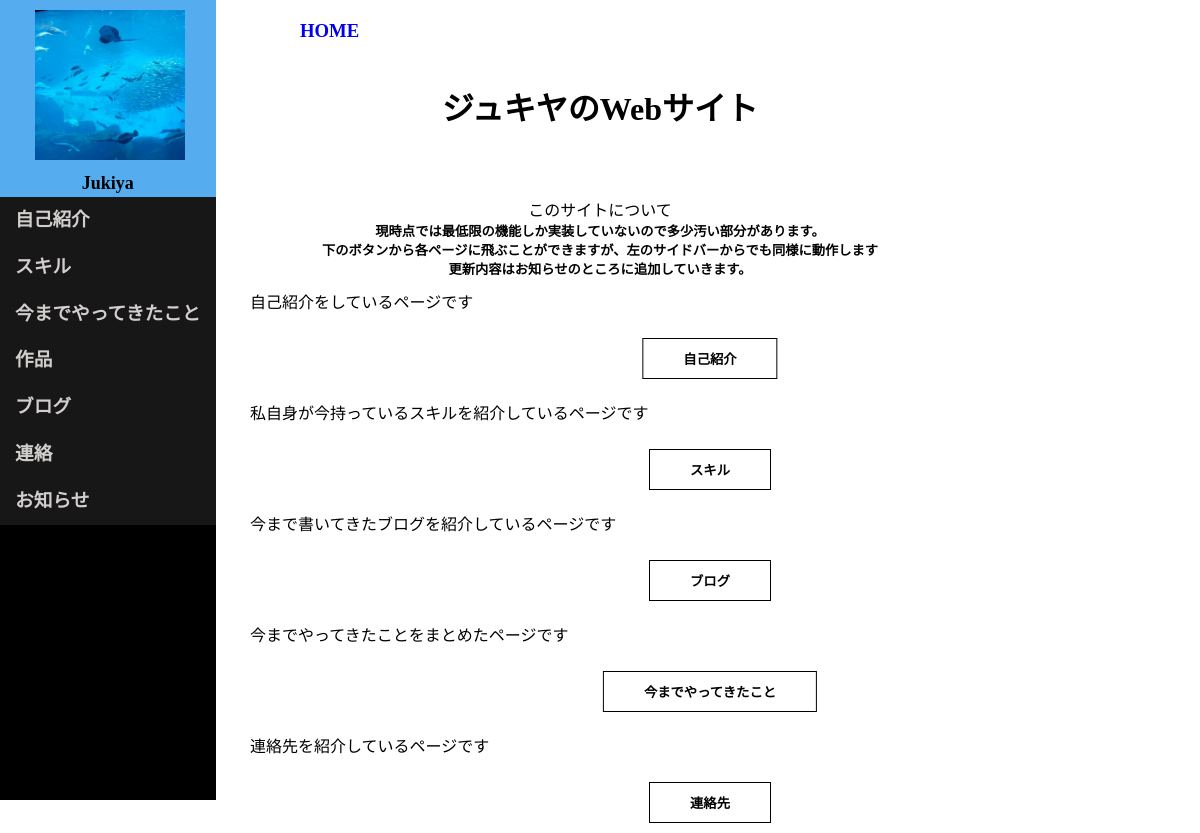
The app's page /, older data.
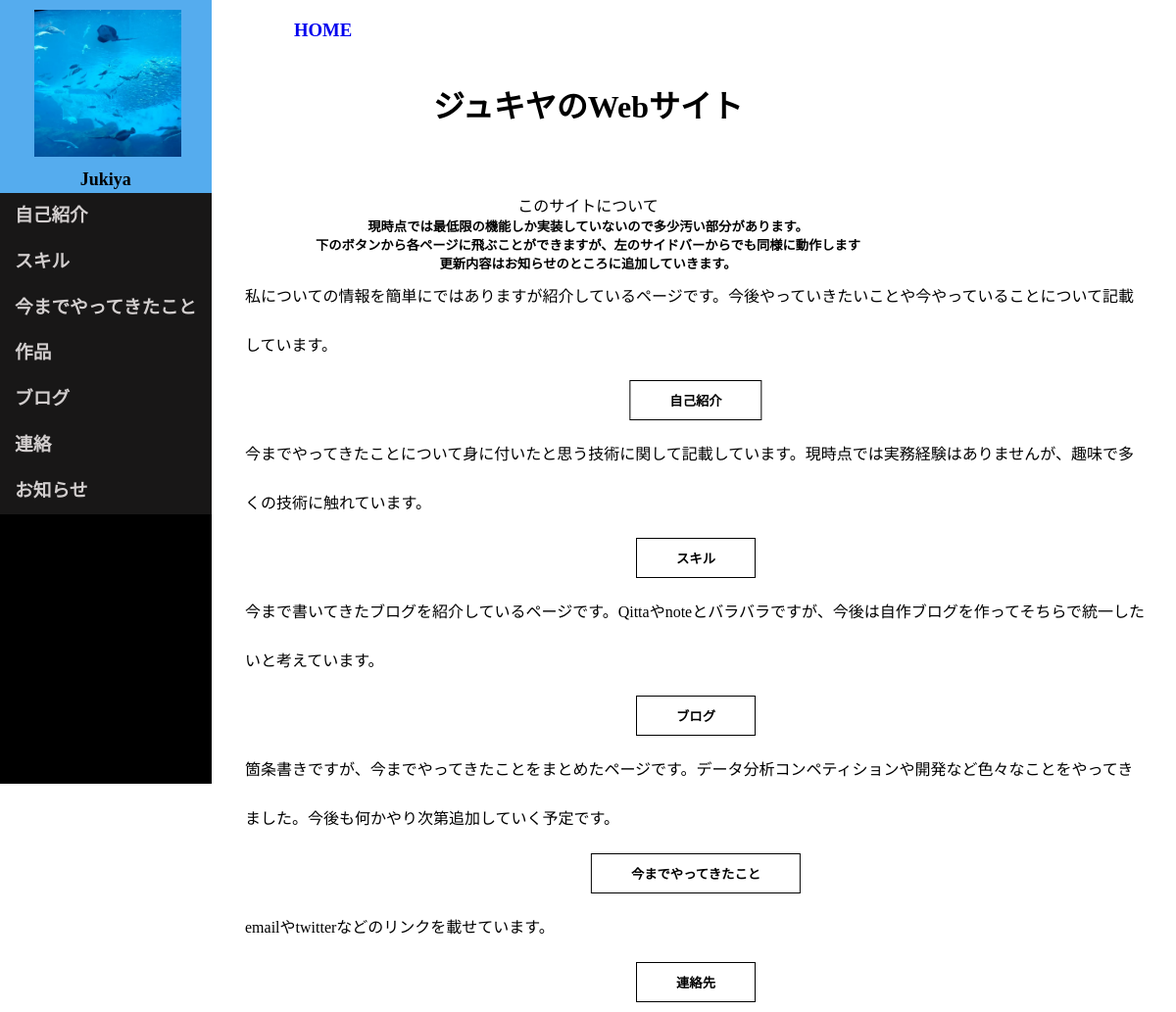
The same page, newer data.
### myapp/models.py (models this page shows)
class IntroductionModel(models.Model):
    summary = models.TextField(max_length=300, blank=True)
    script = models.CharField(max_length=300, blank=True, null=True)
    name = models.TextField(max_length=200, blank=True)

### myapp/views.py (the view)
# urls.py: path("", views.IndexView.as_view(), name="home"),
class IndexView(View):
    def get(self, request, *args, **kwargs):
        introduction = IntroductionModel.objects.all()
        return render(request, "myapp/main.html", {"introduction_data":introduction})

### myapp/templates/myapp/main.html (shortened to what this page needs)
<!DOCTYPE html>
{% load static %}
<html lang="en">
    <head>
        <link rel="stylesheet" type="text/css" href="{% static 'css/style.css' %}">
        <div class="header">
            <div class="profile">
                <img src="/media/img/upload/my_favorite_photo.jpg" alt="profile_icon" width="150" height="150">
                <h1 font color="black">Jukiya</h1>
            </div>
            <div class="page_link">
                <h3 id="introduction">自己紹介</h3>
                <h3 id="skill">スキル</h3>
                <h3 id="experience">今までやってきたこと</h3>
                <h3 id="works">作品</h3>
                <h3 id="blog">ブログ</h3>
                <h3 id="contact">連絡</h3>
                <h3 id="news">お知らせ</h3>
            </div>
        </div>
    </head>
    <body>
        <div class="title">
            <a href="{% url 'myapp:home' %}">
                <h3>HOME</h3>
            </a>
            <h1>ジュキヤのWebサイト</h1>
            <div class="news">
                <p>このサイトについて</p>
                <h5>現時点では最低限の機能しか実装していないので多少汚い部分があります。</h5>
                <h5>下のボタンから各ページに飛ぶことができますが、左のサイドバーからでも同様に動作します</h5>
                <h5>更新内容はお知らせのところに追加していきます。</h5>
            </div>
        </div>
        <ul class="main" style="list-style-type: disc">
            <div class="introduction_content" , id="aboutmecontent">
                {% for intro in introduction_data %}
                <li><p>{{ intro.summary | linebreaks }}</p></li>
                <li><Button id="{{intro.name}}">{{intro.name}}</Button></li>
                {% endfor %}
            </div>
        </ul>
    </body>
</html>

Row changes from the older to the newer data that the page shows:
changed IntroductionModel "自己紹介": summary "自己紹介をしているページです" → "私についての情報を簡単にではありますが紹介しているページです。今後やっていきたいことや今やっていることについて記載しています。"
changed IntroductionModel "スキル": summary "私自身が今持っているスキルを紹介しているページです" → "今までやってきたことについて身に付いたと思う技術に関して記載しています。現時点では実務経験はありませんが、趣味で多くの技術に触れています。"
changed IntroductionModel "ブログ": summary "今まで書いてきたブログを紹介しているページです" → "今まで書いてきたブログを紹介しているページです。Qittaやnoteとバラバラですが、今後は自作ブログを作ってそちらで統一したいと考えています。"
changed IntroductionModel "今までやってきたこと": summary "今までやってきたことをまとめたページです" → "箇条書きですが、今までやってきたことをまとめたページです。データ分析コンペティションや開発など色々なことをやってきました。今後も何かやり次第追加していく予定です。"
changed IntroductionModel "連絡先": summary "連絡先を紹介しているページです" → "emailやtwitterなどのリンクを載せています。"
